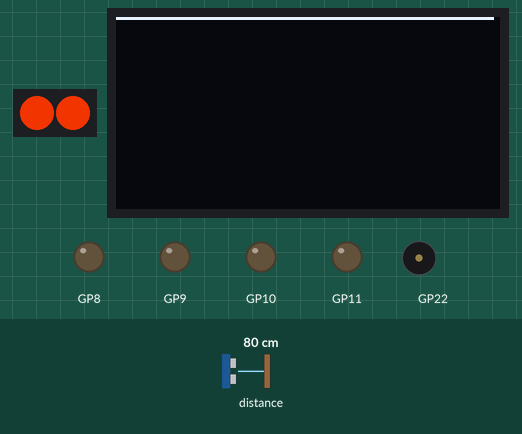
Recording of a program running on a simulated Raspberry Pi Pico running MicroPython. On the bench: 2 RGB LEDs in strip order, left to right, 128×64 one-colour display, output pins drawn as LEDs (lit = HIGH), buzzer (waves = sounding). Dashed ring = blinking. Inputs (shaded band) come from the test bench; at power-on: distance to the obstacle 80 cm. Dim RGB values are drawn brighter than linear; random numbers come from a fixed seed; library files of the repository ran but are not shown: ssd1306.py, VL53L0X.py; pins used as bus, display or sensor lines are not drawn; what the program prints to the serial console is not drawn.

Above: at 1.2 s.
1.3 s: distance to the obstacle set to 9 cm
At 1.71 s:
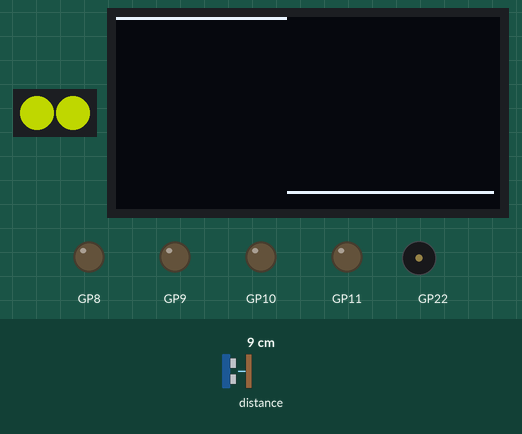
4.3 s: distance to the obstacle set to 6 cm
At 5.9 s:
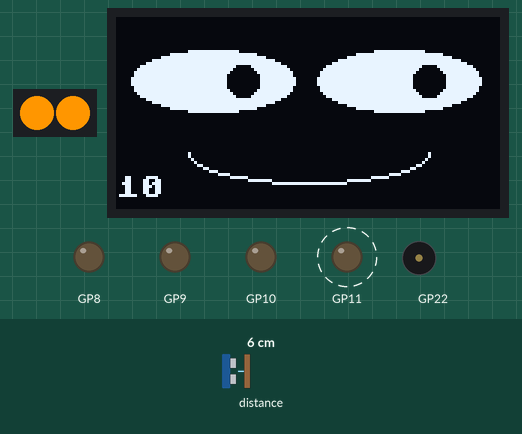
7.3 s: distance to the obstacle set to 17 cm
10.3 s: distance to the obstacle set to 20 cm
At 11.8 s:
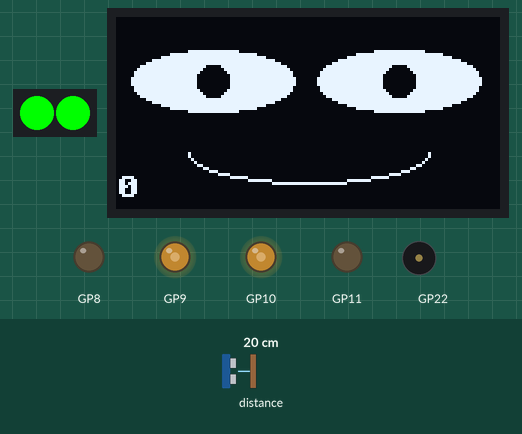
Timing chart, 0 to 13.3 s (numbered marks = the images above; inputs shaded):
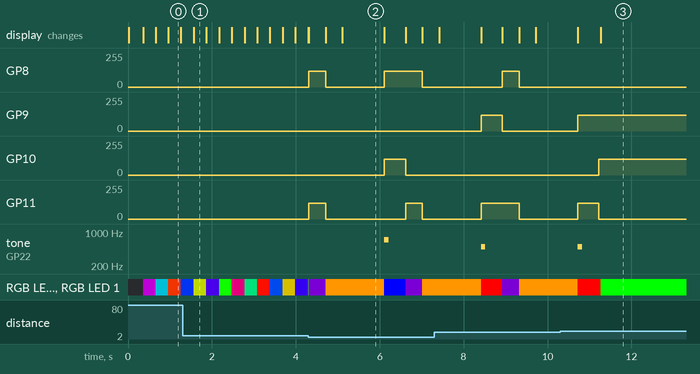

Measured:
- the behaviour switches between 8 and 7 cm on distance to the obstacle (found by bisection; images 1 and 2)
- the behaviour switches between 18 and 19 cm on distance to the obstacle (found by bisection; images 2 and 3)
- after the input at 4.3 s, GP8: 0/255 → 117/255 at once, → 0/255 0.40 s later, → 117/255 1.4 s later, → 0/255 0.90 s later; GP10: 0/255 → 117/255 after 1.8 s, → 0/255 0.50 s later; GP11: alternates 117/255 for 0.40 s and 0/255 for 1.9 s, starting at once; tone on GP22: silent → 700 Hz after 1.8 s, → silent 0.10 s later
- what the display in image 2 shows lasts 1.0 s, from 5.1 s to 6.1 s

The program:

main.py
```python
# Collision Avoidance Demo for Cytron Maker Pi RP2040 board
# Version 3.0 with startup sounds and NeoPixel feedback

import machine
from machine import Pin,PWM
from utime import sleep
import neopixel
import ssd1306
import random
import VL53L0X
from neopixel import NeoPixel
import framebuf
import config

# key parameters
POWER_LEVEL = 30000 # min is 20000 max is 65025
TURN_DISTANCE = 25 # distnce we decide to turn - try 20
REVERSE_TIME = .4 # how long we backup
TURN_TIME = .4 # how long we turn
MAX_DIST = 300

# The Piezo Buzzer is on GP22
SPEAKER_PIN = config.SPEAKER_PIN
buzzer=PWM(Pin(SPEAKER_PIN))

# Motor Pins are A: 8,9 and B: 10,11
RIGHT_FORWARD_PIN = config.RIGHT_FORWARD_PIN
RIGHT_REVERSE_PIN = config.RIGHT_REVERSE_PIN
LEFT_FORWARD_PIN = config.LEFT_FORWARD_PIN
LEFT_REVERSE_PIN = config.LEFT_REVERSE_PIN
# our PWM objects
right_forward = PWM(Pin(RIGHT_FORWARD_PIN))
right_reverse = PWM(Pin(RIGHT_REVERSE_PIN))
left_forward = PWM(Pin(LEFT_FORWARD_PIN))
left_reverse = PWM(Pin(LEFT_REVERSE_PIN))

NUMBER_PIXELS = config.NUMBER_NEOPIXELS
STATE_MACHINE = 0
NEOPIXEL_PIN = config.NEOPIXEL_PIN

# The Neopixels on the Maker Pi RP2040 are the GRB variety, not RGB
strip = strip = NeoPixel(Pin(NEOPIXEL_PIN), NUMBER_PIXELS)

TOF_DATA_PIN = config.I2C_SDA_PIN
TOF_CLOCK_PIN = config.I2C_SCL_PIN

sda=machine.Pin(TOF_DATA_PIN) # row one on our standard Pico breadboard
scl=machine.Pin(TOF_CLOCK_PIN) # row two on our standard Pico breadboard
i2c=machine.I2C(config.I2C_BUS, sda=sda, scl=scl, freq=400000)

WIDTH = config.DISPLAY_WIDTH
HEIGHT = config.DISPLAY_HEIGHT
SCK=Pin(config.SCL_PIN)
SDL=Pin(config.SDA_PIN)
# servo pins
RES = machine.Pin(config.RES_PIN)
DC = machine.Pin(config.DC_PIN)
CS = machine.Pin(config.CS_PIN)

spi=machine.SPI(config.SPI_BUS,baudrate=config.SPI_BAUDRATE,sck=SCK, mosi=SDL)
oled = ssd1306.SSD1306_SPI(WIDTH, HEIGHT, spi, DC, RES, CS)

# Create a VL53L0X object
tof = VL53L0X.VL53L0X(i2c)

red = (255, 0, 0)
orange = (255, 60, 0) # Gamma corrected from G=128 to be less like yellow
yellow = (255, 150, 0)
green = (0, 255, 0)
blue = (0, 0, 255)
indigo = (75, 0, 130) # purple?
purple = (75, 0, 130)
violet = (138, 43, 226) # mostly pink
cyan = (0, 255, 255)
lightgreen = (100, 255, 100)
white = (128, 128, 128) # not too bright
pink = (255, 128, 128)
color_names = ('red', 'orange', 'yellow', 'green', 'blue', 'indigo', 'violet', 'cyan', 'lightgreen', 'white')
num_colors = len(color_names)
colors = (red, orange, yellow, green, blue, indigo, violet, cyan, lightgreen, white, pink)

def turn_motor_on(pwm):
   pwm.duty_u16(POWER_LEVEL)

def turn_motor_off(pwm):
   pwm.duty_u16(0)

def forward():
    turn_motor_on(right_forward)
    turn_motor_on(left_forward)
    turn_motor_off(right_reverse)
    turn_motor_off(left_reverse)
    strip[0] = green
    strip[1] = green
    strip.write()

def reverse():
    turn_motor_on(right_reverse)
    turn_motor_on(left_reverse)
    turn_motor_off(right_forward)
    turn_motor_off(left_forward)
    strip[0] = purple
    strip[1] = purple
    strip.write()

def turn_right():
    turn_motor_on(right_forward)
    turn_motor_on(left_reverse)
    turn_motor_off(right_reverse)
    turn_motor_off(left_forward)
    strip[0] = red
    strip[1] = red
    strip.write()
    play_turn_right()

def turn_left():
    turn_motor_on(right_reverse)
    turn_motor_on(left_forward)
    turn_motor_off(right_forward)
    turn_motor_off(left_reverse)
    strip[0] = blue
    strip[1] = blue
    strip.write()
    play_turn_left()

def stop():
    turn_motor_off(right_forward)
    turn_motor_off(right_reverse)
    turn_motor_off(left_forward)
    turn_motor_off(left_reverse)
    strip[0] = yellow
    strip[1] = yellow
    strip.write()

def sound_off():
    buzzer.duty_u16(0)

# play a frequence for a given time and go off
def playnote(frequency, time):
    buzzer.duty_u16(1000)
    buzzer.freq(frequency)
    # time.sleep(time)
    sleep(0.1)
    sound_off() # always turn off sound after note

def play_no_signal():
    playnote(100, 0.1)

def play_turn():
    playnote(500, .1)

def playtone(frequency):
    buzzer.duty_u16(1000)
    buzzer.freq(frequency)

def rest(time):
    sound_off()
    sleep(time)

def play_startup():
    playnote(600, 0.2)
    rest(0.05)
    playnote(600, 0.2)
    rest(.05)
    playnote(600, 0.2)
    rest(0.1)
    playnote(800, 0.4)

def play_no_signal():
    playnote(300, 0.1)

def play_turn_right():
    playnote(500, 0.1)

def play_turn_left():
    playnote(700, 0.1)

delay = .05

# time of flight calibration parameters
zero_dist = 65 # distance measure when an object is about 1/2 cm away
max_dist = 350 # max distance we are able to read
scale_factor = .2

# create a list of the ports
#for i in range(number_leds):
#   led_ports.append(machine.Pin(blue_led_pins[i], machine.Pin.OUT))

# Create a VL53L0X object
tof = VL53L0X.VL53L0X(i2c)
tof.start()

# get the normalized time-of-flight distance
def get_distance():
    global zero_dist, scale_factor
    tof_distance = tof.read()
    if tof_distance > max_dist:
        return tof_distance
    # if our current time-of-flight distance is lower than our zero distance then reset the zero distance
    if tof_distance < zero_dist:
        zero_dist = tof_distance
    return  int((tof_distance - zero_dist) * scale_factor)


def update_splash(distance):
    oled.fill(0)
    oled.blit(fbi, 64, 0)
    oled.text("CoderDojo", 0, 0)
    oled.text("Robots", 0, 10)
    oled.text("Standby", 0, 44)
    if distance < MAX_DIST:
        oled.text("Dist:", 0, 54)
        oled.text(str(distance), 40, 54)
    else:
        oled.text("No Signal", 0, 54)
    oled.show()

def wheel(pos):
    # Input a value 0 to 255 to get a color value.
    # The colours are a transition r - g - b - back to r.
    if pos < 0 or pos > 255:
        return (0, 0, 0)
    if pos < 85:
        return (255 - pos * 3, pos * 3, 0)
    if pos < 170:
        pos -= 85
        return (0, 255 - pos * 3, pos * 3)
    pos -= 170
    return (pos * 3, 0, 255 - pos * 3)

color_cycle = 0
def cycle_neopixels():
    global color_cycle
    for i in range(0, NUMBER_PIXELS):
        # print(wheel(counter))
        strip[i] = wheel(color_cycle)
    strip.write()
    color_cycle += 5
    color_cycle = color_cycle % 255

HALF_HEIGHT = HEIGHT >> 1
QUARTER_HEIGHT = HALF_HEIGHT >> 1
HALF_WIDTH = WIDTH >> 1
QUARTER_WIDTH = HALF_WIDTH >> 1
ONE_THIRD_HEIGHT = int(HEIGHT/3)

# draw readability
ON = 1
OFF = 0
NO_FILL = 0
FILL = 1
phm = 18 # pupal horizontal movement range
eye_dist_from_top = 21
eyeWidth = 27
eyeHeight = 10
mouth_vpos = 45
mouth_width = 40

x = 0
def update_distance_chart(distance):
    global x
    print(distance)
    if distance > 63:
        distance = 63
    oled.pixel(x,HEIGHT - int(distance) - 1, 1)
    if x > WIDTH - 3:
        oled.scroll(-1,0)
    else:
        x += 1
    # oled.text(str(distance),0,53)
    oled.show()

def update_distance(i):
    oled.fill(0)

    # left eye
    oled.ellipse(32, eye_dist_from_top, eyeWidth, eyeHeight, ON, FILL)
    oled.ellipse(32+i, eye_dist_from_top, 5, 5, OFF, FILL)

    # right eye
    oled.ellipse(94, eye_dist_from_top, eyeWidth, eyeHeight, ON, FILL)
    oled.ellipse(94+i, eye_dist_from_top, 5, 5, OFF, FILL)

    # draw mouth
    # draw bottom half by doing a bitwise and of 8 and 4
    oled.ellipse(HALF_WIDTH, mouth_vpos, mouth_width, 10, ON, NO_FILL, 12)
    oled.text(str(i),0,53)
    oled.show()

def no_signal_face():
    oled.fill(0)

    # left eye
    oled.ellipse(32, eye_dist_from_top, eyeWidth, eyeHeight, ON, FILL)
    oled.ellipse(32, eye_dist_from_top, 5, 5, OFF, FILL)

    # right eye
    oled.ellipse(94, eye_dist_from_top, eyeWidth, eyeHeight, ON, FILL)
    oled.ellipse(94, eye_dist_from_top, 5, 5, OFF, FILL)

    # draw mouth
    # draw bottom half by doing a bitwise and of 8 and 4
    oled.ellipse(HALF_WIDTH, mouth_vpos, mouth_width, 10, ON, NO_FILL, 12)
    oled.show()

mode = 0
# loop forever
def main():
    global valid_distance, mode
    while True:
        distance = get_distance()

        # standby splash until distance is under 3
        if mode == 0:
            update_distance_chart(distance)
            cycle_neopixels()
            # wave your hand in front of the sensor to start driving
            if distance < 3: mode = 1
        elif mode == 1:
            update_distance(0)
            if distance > MAX_DIST:
                print('no signal')
                no_signal_face()
                # play_no_signal()
            # we have a valid distance
            else:
                # print(distance)
                if distance < TURN_DISTANCE:
                    # back up for a bit
                    reverse()
                    sleep(REVERSE_TIME)
                    stop()
                    sleep(REVERSE_TIME)

                    # turn in a random direction
                    if random.random() > .5:
                        print('turning right')
                        update_distance(-10)
                        sleep(1)
                        turn_right()
                    else:
                        print('turning left')
                        update_distance(10)
                        sleep(1)
                        turn_left()
                    sleep(TURN_TIME)
                    # continue going forward
                    forward()
                else:
                    # print('forward')
                    forward()
                valid_distance = 1
            #led_show_dist(distance)

#play_startup()
valid_distance = 1

# This allows us to stop the sound by doing a Stop or Control-C which is a keyboard intrrupt
print('Running Collision Avoidence with Time-of-Flight Sensor Version 3.0')

try:
    main()
except KeyboardInterrupt:
    print('Got ctrl-c')
finally:
    # Optional cleanup code
    print('turning off sound')
    sound_off()
    print('turning off motors')
    stop()
    tof.stop()
```

config.py
```python
# Hardware configuration for the Cytron Maker Pi RP2040
# Display Bot: motors, NeoPixels, speaker, an SSD1306 SPI OLED display, and
# a VL53L0X time-of-flight sensor.

from machine import Pin, SPI
import ssd1306

# ---------------------------------------------------------------------------
# Motor driver (H-bridge on GP8-GP11)
# ---------------------------------------------------------------------------
RIGHT_FORWARD_PIN = 9
RIGHT_REVERSE_PIN = 8
LEFT_FORWARD_PIN = 10
LEFT_REVERSE_PIN = 11
MAX_POWER_LEVEL = 65025

# ---------------------------------------------------------------------------
# NeoPixel LEDs
# ---------------------------------------------------------------------------
NEOPIXEL_PIN = 18
NUMBER_NEOPIXELS = 2

# ---------------------------------------------------------------------------
# Piezo speaker
# ---------------------------------------------------------------------------
SPEAKER_PIN = 22

# ---------------------------------------------------------------------------
# I2C bus 1 - VL53L0X time-of-flight distance sensor
# ---------------------------------------------------------------------------
I2C_BUS = 1
I2C_SDA_PIN = 26
I2C_SCL_PIN = 27
TIME_OF_FLIGHT_I2C_ADDRESS = 41

# ---------------------------------------------------------------------------
# SSD1306 SPI OLED display
# ---------------------------------------------------------------------------
DISPLAY_WIDTH = 128
DISPLAY_HEIGHT = 64
SPI_BUS = 0
SPI_BAUDRATE = 100000
SCL_PIN = 2   # SPI clock
SDA_PIN = 3   # SPI MOSI
RES_PIN = 13
DC_PIN = 14
CS_PIN = 15


def init_display():
    clock = Pin(SCL_PIN)
    data = Pin(SDA_PIN)
    res = Pin(RES_PIN)
    dc = Pin(DC_PIN)
    cs = Pin(CS_PIN)
    spi = SPI(SPI_BUS, baudrate=SPI_BAUDRATE, sck=clock, mosi=data)
    return ssd1306.SSD1306_SPI(DISPLAY_WIDTH, DISPLAY_HEIGHT, spi, dc, res, cs)
```
